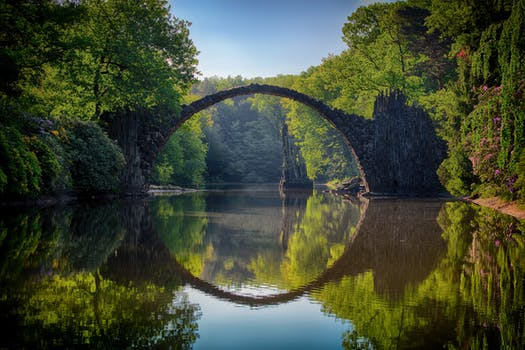
#> input picture bridge.jpeg, 525 x 350 px
$ python image_compressor.py
#> lines starting #> are read from the running program, lines starting #| are printed output that depends on the picture
# import necessary libraries
import numpy as np
from PIL import Image
from sklearn.cluster import KMeans
from joblib import dump

def convert_to_pixel_array(image_link):
	"""
	Takes an image link, opens it, and converts it into an array of pixels
	that can be used by a clustering algorithm (only works on jpeg right now)
	"""
	# import image
	im = Image.open(image_link)
	# get pixels of the image
	pixel_np = np.asarray(im)
	# reshape array (remove rows and columns)
	image_height = im.height
	image_width = im.width
	pixel_np = np.reshape(pixel_np, (image_height * image_width, 3))
	return image_height, image_width, pixel_np

def cluster_compression(pixel_np, height, width, num_of_centroids = 16, num_of_runs = 10,
						max_iterations = 300, verbosity = 1):
	"""
	run k-means clustering on the pixel data and then return the compressed image

	num_of_centroids = 16 # a 4-bit image is represented by 2^4 colours
	num_of_runs = 10 # number of times to run the k-means algorithm before determining the best centroids
	max_iterations = 300 # number of iterations before k-means comes to an end for a single run
	verbosity = 0 # show what's going on when the algorithm is running
	"""
	# initiate a kmeans object
	compressor = KMeans(n_clusters=num_of_centroids, n_init=num_of_runs,
						max_iter=max_iterations, verbose=verbosity)
	# run k-means clustering
	compressor.fit(pixel_np)
	# create an array replacing each pixel label with its corresponding cluster centroid
	pixel_centroid = np.array([list(compressor.cluster_centers_[label]) for label in compressor.labels_])
	# convert the array to an unsigned integer type
	pixel_centroid = pixel_centroid.astype("uint8")
	# reshape this array according to the height and width of our image
	pixel_centroids_reshaped = np.reshape(pixel_centroid, (height, width, 3), "C")
	# create the compressed image
	compressed_im = Image.fromarray(pixel_centroids_reshaped)
	# save compressed image
	compressed_im.save("compressed.jpeg")

if __name__ == "__main__":
	# ask user for image link
	image_link = input("Please insert a local link to an image: \n")
#> the answer given: bridge.jpeg
	# convert image to pixels and get height and width
	height, width, pixels = convert_to_pixel_array(image_link)
#> in convert_to_pixel_array, im is the input picture: PIL image 525x350 RGB; mean R, G, B 66.3, 74, 53.1
#> height = 350; width = 525
	# compress image
	cluster_compression(pixels, height, width)
#> (printed output is left out)
#> in cluster_compression, `pixel_centroids_reshaped = np.reshape(pixel_centroid, (height, width, ..`:
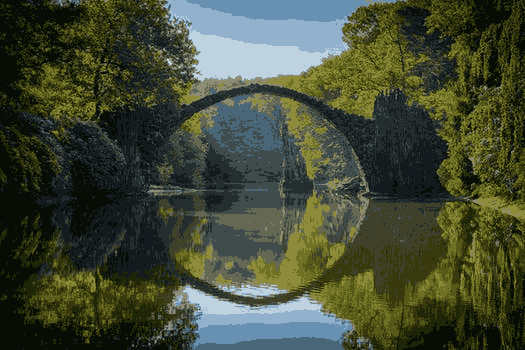
#> pixel_centroids_reshaped: shape (350, 525, 3); mean of channels 0, 1, 2 65.7, 73.6, 52.5; drawn as R, G, B
	# final completion message
	print("Compression Complete!")
